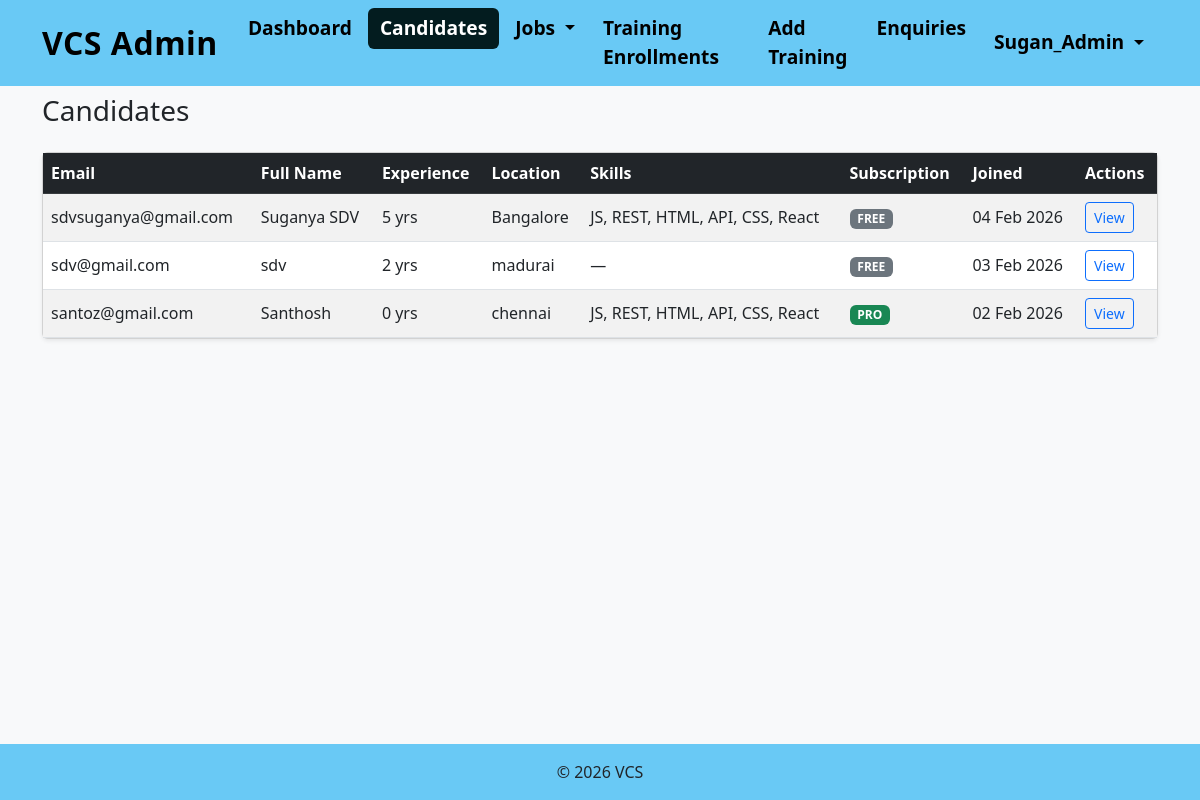
Before: /auth/admin-panel/candidates/ (signed in) with the older database file.
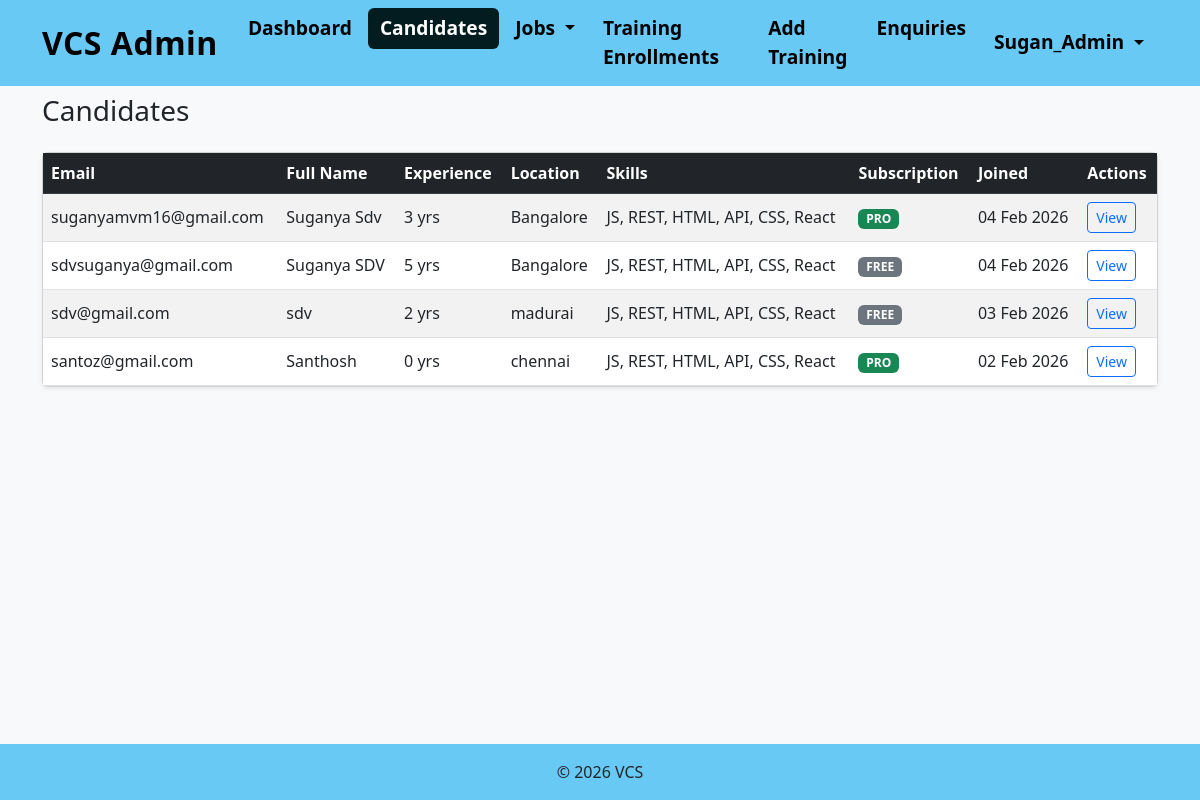
After: the same page with the newer database file.
### accounts/models.py (models this page shows, shortened)
class User(AbstractUser):
    username = None  # remove username
    email = models.EmailField(unique=True)
    full_name = models.CharField(max_length=100, blank=True, null=True, default="")
    FREE = "FREE"
    PRO = "PRO"
    SUBSCRIPTION_CHOICES = [
        (FREE, "Free"),
        (PRO, "Pro"),
    ]
    subscription_type = models.CharField(
        max_length=10,
        choices=SUBSCRIPTION_CHOICES,
        default=FREE
    )
    USERNAME_FIELD = "email"
    REQUIRED_FIELDS = []
    objects = UserManager()
    def is_pro(self):
        return self.subscription_type == self.PRO

class Profile(models.Model):
    user = models.OneToOneField(
        settings.AUTH_USER_MODEL,
        on_delete=models.CASCADE,
        related_name="profile"
    )
    full_name = models.CharField(max_length=100, blank=True, null=True, default="")
    mobile_number = models.CharField(max_length=15, blank=True, null=True, default="")
    experience = models.IntegerField(null=True, blank=True)
    location = models.CharField(max_length=100, blank=True, null=True, default="")
    skills = models.CharField(max_length=255, blank=True, null=True, default="")
    resume = models.FileField(upload_to="resumes/", blank=True, null=True)
    completion_email_sent = models.BooleanField(default=False)

### accounts/decorators.py (the view)
    def wrapper(request, *args, **kwargs):
        if not request.user.is_authenticated:
            return redirect("login")
        if not request.user.is_staff:
            messages.error(request, "Access denied.")
            return redirect("dashboard")
        return view_func(request, *args, **kwargs)

### accounts/views.py (called while the page is built)
@staff_required
def candidate_list(request):
    candidates = (
        User.objects
        .filter(is_staff=False)
        .select_related("profile")
        .order_by("-date_joined")
    )
    return render(
        request,
        "accounts/candidate.html",
        {"candidates": candidates}
    )

### accounts/templates/accounts/candidate.html
{% extends "accounts/base.html" %}
{% block content %}
<h3 class="mb-4">Candidates</h3>
<div class="card shadow-sm">
  <div class="card-body p-0">
    <table class="table table-striped mb-0 align-middle">
      <thead class="table-dark">
        <tr>
          <th>Email</th>
          <th>Full Name</th>
          <th>Experience</th>
          <th>Location</th>
          <th>Skills</th>
          <th>Subscription</th>
          <th>Joined</th>
          <th>Actions</th>
        </tr>
      </thead>
      <tbody>
        {% for user in candidates %}
        <tr>
          <td>{{ user.email }}</td>
          <td>
            {{ user.profile.full_name|default:"—" }}
          </td>
          <td>
            {% if user.profile.experience is not None %}
              {{ user.profile.experience }} yrs
            {% else %}
              —
            {% endif %}
          </td>
          <td>
            {{ user.profile.location|default:"—" }}
          </td>
          <td>
            {{ user.profile.skills|default:"—" }}
          </td>
          <td>
            <span class="badge bg-{% if user.is_pro %}success{% else %}secondary{% endif %}">
              {{ user.subscription_type }}
            </span>
          </td>
          <td>
            {{ user.date_joined|date:"d M Y" }}
          </td>
          <td>
            <a
              href="{% url 'candidate_detail' user.id %}"
              class="btn btn-sm btn-outline-primary"
            >
              View
            </a>
          </td>
        </tr>
        {% empty %}
        <tr>
          <td colspan="8" class="text-center py-4">
            No candidates found.
          </td>
        </tr>
        {% endfor %}
      </tbody>
    </table>
  </div>
</div>
{% endblock %}

### accounts/templates/accounts/base.html (shortened to what this page needs)
<!DOCTYPE html>
<html>
<head>
  <link href="https://cdn.jsdelivr.net/npm/bootstrap@5.3.0/dist/css/bootstrap.min.css" rel="stylesheet">
</head>
<body class="d-flex flex-column min-vh-100 bg-light">
<div class="fixed-top">
  {% include "accounts/navbar.html" %}
</div>
<main class="flex-fill container mt-4">
  {% block content %}{% endblock %}
</main>
<footer class="mt-auto">
  {% include "accounts/footer.html" %}
</footer>
</body>
</html>

### accounts/templates/accounts/navbar.html (shortened to what this page needs)
<nav class="navbar navbar-expand-lg navbar-custom fixed-top">
  <div class="container">
    <a class="navbar-brand"
       href="{% if user.is_authenticated and user.is_staff %}
                {% url 'admin_home' %}
             {% else %}
                {% url 'public_home' %}
             {% endif %}">
      {% if user.is_authenticated and user.is_staff %}
        VCS Admin
      {% else %}
        VCS
      {% endif %}
    </a>
    <div class="collapse navbar-collapse" id="mainNavbar">
      {% with request.resolver_match.url_name as url_name %}
      {% if not user.is_authenticated %}
      <ul class="navbar-nav ms-auto">
        <li class="nav-item">
          <a class="nav-link {% if url_name == 'home' %}active{% endif %}"
             href="{% url 'public_home' %}">Home</a>
        </li>
        <li class="nav-item">
          <a class="nav-link {% if url_name == 'services' %}active{% endif %}"
             href="{% url 'services' %}">Services</a>
        </li>
        <li class="nav-item">
          <a class="nav-link {% if url_name == 'pricing' %}active{% endif %}"
             href="{% url 'pricing' %}">Pricing</a>
        </li>
        <li class="nav-item">
          <a class="nav-link {% if url_name == 'about' %}active{% endif %}"
             href="{% url 'about' %}">About</a>
        </li>
        <li class="nav-item">
          <a class="nav-link {% if url_name == 'contact' %}active{% endif %}"
             href="{% url 'contact' %}">Contact</a>
        </li>
        <li class="nav-item d-flex align-items-center ms-lg-3 gap-2">
          <a href="{% url 'register' %}" class="btn btn-dark px-3 py-1">
            Register
          </a>
          <a href="{% url 'login' %}" class="btn btn-outline-dark px-3 py-1">
            Login
          </a>
        </li>
      </ul>
      {% elif user.is_staff %}
      <ul class="navbar-nav me-auto">
        <li class="nav-item">
          <a class="nav-link {% if url_name == 'admin_dashboard' %}active{% endif %}"
             href="{% url 'admin_dashboard' %}">
            Dashboard
          </a>
        </li>
        <li class="nav-item">
          <a class="nav-link {% if url_name == 'candidate_list' %}active{% endif %}"
             href="{% url 'candidate_list' %}">
            Candidates
          </a>
        </li>
        <li class="nav-item dropdown">
          <a class="nav-link dropdown-toggle
             {% if url_name in 'create_job active_jobs review_jobs' %}active{% endif %}"
             href="#" data-bs-toggle="dropdown">
            Jobs
          </a>
        </li>
        <li class="nav-item">
          <a class="nav-link {% if url_name == 'admin_enrollments' %}active{% endif %}"
             href="{% url 'admin_enrollments' %}">
            Training Enrollments
          </a>
        </li>
        <li class="nav-item">
          <a class="nav-link {% if url_name == 'add_training' %}active{% endif %}"
             href="{% url 'add_training' %}">
            Add Training
          </a>
        </li>
        <li class="nav-item">
          <a class="nav-link {% if url_name == 'admin_enquiries' %}active{% endif %}"
             href="{% url 'admin_enquiries' %}">
            Enquiries
          </a>
        </li>
      </ul>
      {% endif %}
      {% if user.is_authenticated %}
        <ul class="navbar-nav ms-auto">
          <li class="nav-item dropdown">
            <a class="nav-link dropdown-toggle" href="#" data-bs-toggle="dropdown">
              {{ user.profile.full_name|default:user.email }}
            </a>
          </li>
        </ul>
        {% endif %}
      {% endwith %}
    </div>
  </div>
</nav>

### accounts/templates/accounts/footer.html (shortened to what this page needs)
<footer class="footer-bg text-dark text-center py-3">
  © 2026 VCS
</footer>

### accounts/templates/accounts/base.html (style rules this page uses)
body { padding-top: 70px; background-color: #f8f9fa; }
.navbar.navbar-custom { background-color: #69c9f5; }
.navbar.navbar-custom .navbar-brand { color: #000; font-weight: bold; font-size: 2em; letter-spacing: 0.5px; transition: color 0.2s ease-in-out; }
.navbar.navbar-custom .navbar-nav .nav-link { color: #000; font-weight: bold; font-size: 1.2em; padding: 6px 12px; margin: 0 2px; border-radius: 6px; transition: background-color 0.2s ease, color 0.2s ease; }
.navbar.navbar-custom .navbar-nav .nav-link.active, .navbar.navbar-custom .navbar-nav .show > .nav-link { color: #ffffff !important; background-color: #031c1f !important; }

### accounts/templates/accounts/footer.html (style rules this page uses)
.footer-bg { background-color: #69c9f5; }

Changed rows visible on the page:
added User: email "suganyamvm16@gmail.com", profile.full_name "Suganya Sdv", profile.experience "3", profile.location "Bangalore", profile.skills "JS, REST, HTML, API, CSS, React", subscription_type "PRO", date_joined "04 Feb 2026"
changed User "sdv@gmail.com": profile.skills "—" → "JS, REST, HTML, API, CSS, React"
